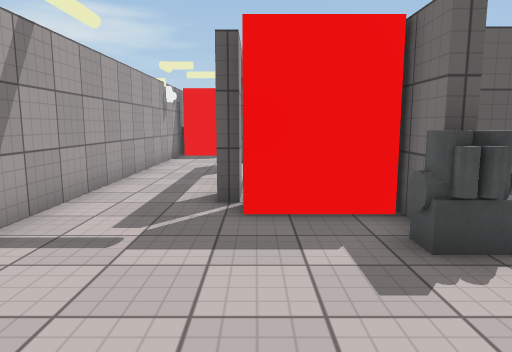
[1] (above)

20 first-person views from a walk through a Unity game level. The camera is 1.4 m above the floor, tilts 8° down and sees 70° across. The floor is counted in squares, 1 m on a side. Each view is taken from the middle of a square. On the plan, view 1 faces up. The plan holds only what a view shows up to about 16 squares ahead; the rest is blank. The player is left out. Door leaves are left out, so doorways stand open. Surface patterns are stand-ins for the level's own textures.

[2]
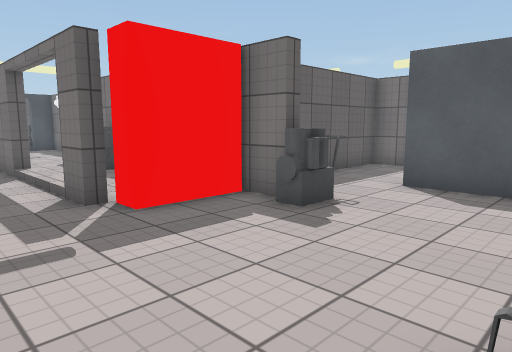

[3]
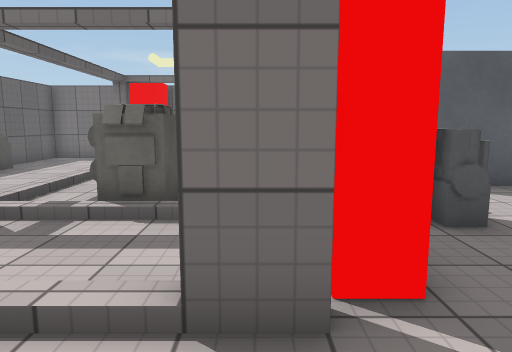

[4]
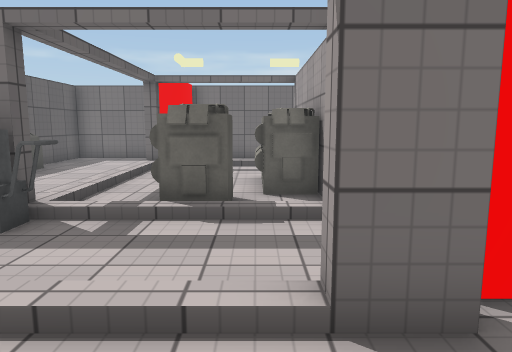

[5]
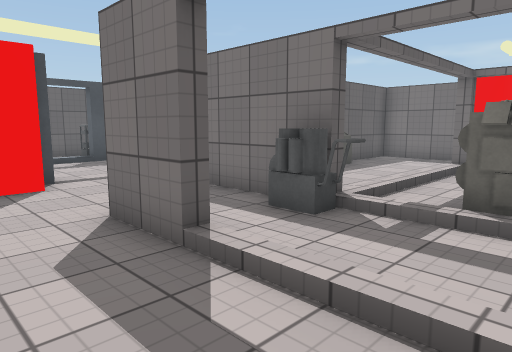

[6]
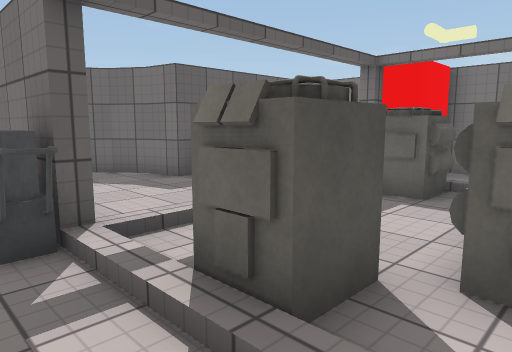

[7]
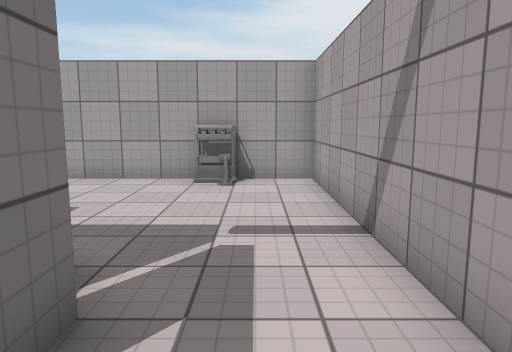

[8]
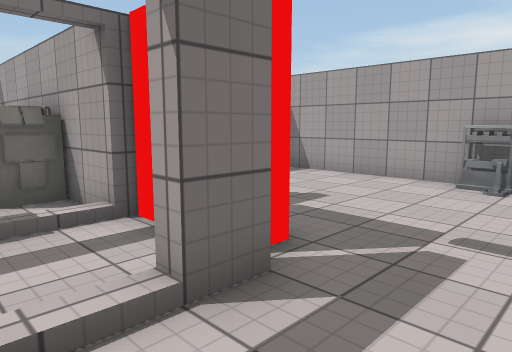

[9]
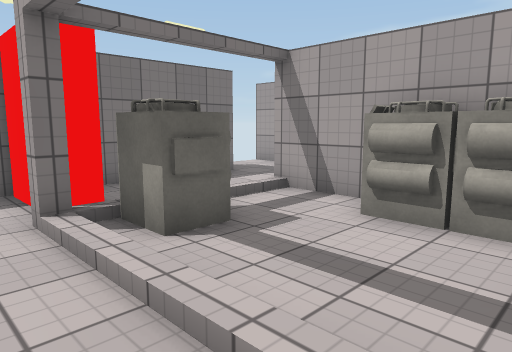

[10]
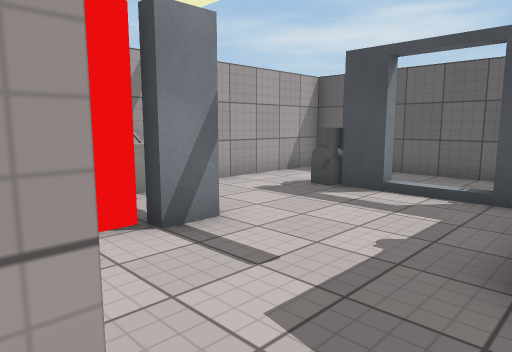

[11]
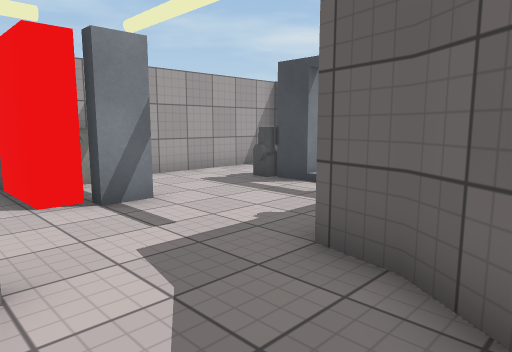

[12]
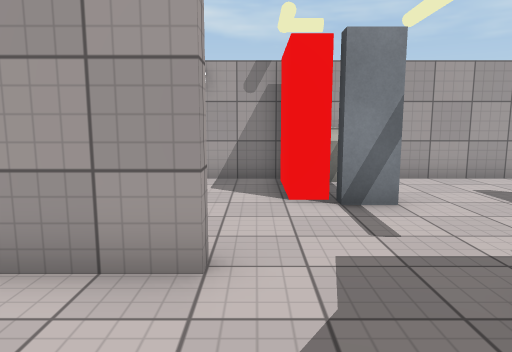

[13]
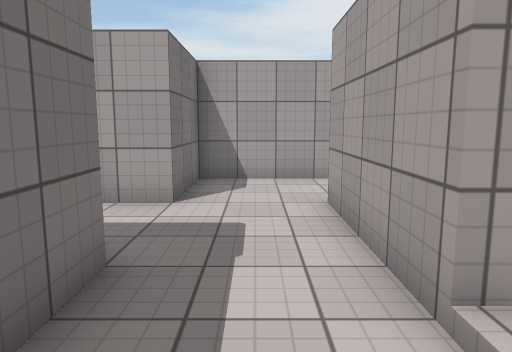

[14]
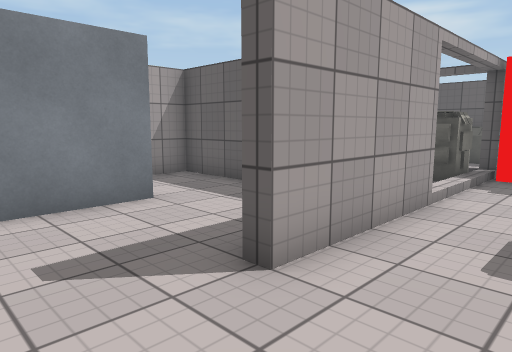

[15]
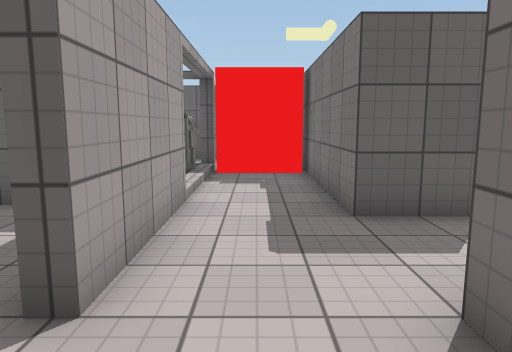

[16]
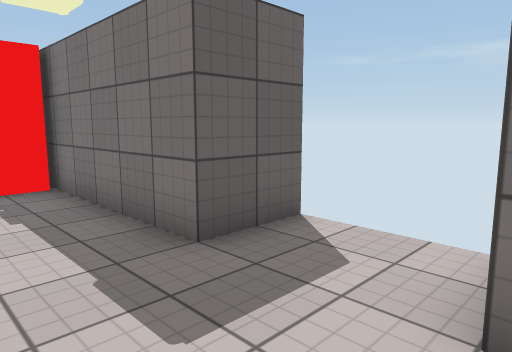

[17]
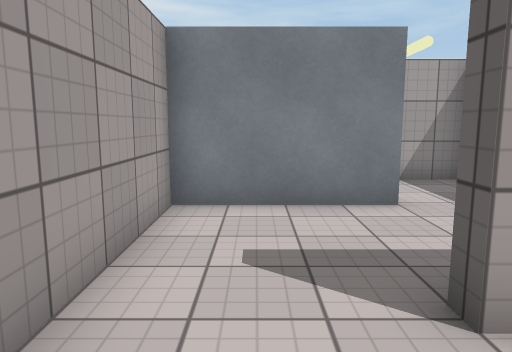

[18]
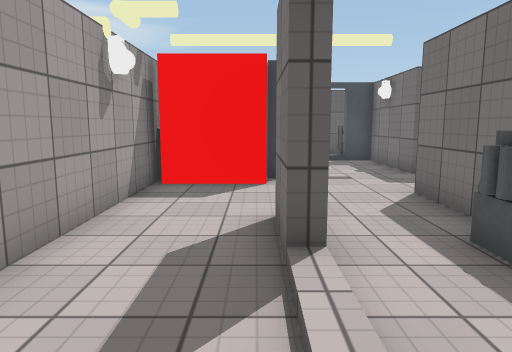

[19]
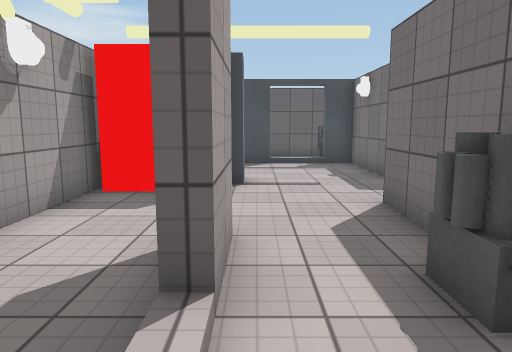

[20]
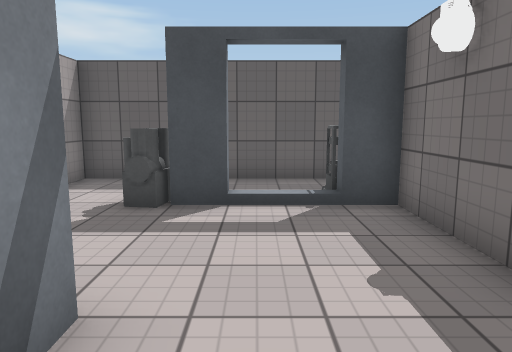

### Floor plan
Points are (right, up) in squares from view 1. A wall is a line through its corners. A room is listed if a view was taken in it or the views show most of it. See-through windows are left out.
Room 1 (views 1, 2, 3, 4, 5, 6, 7, 8, 9, 10, 11, 12, 13, 14, 15, 16, 17, 18, 19)
walls: (6.6, 6.3) (2.7, 6.3) (2.7, 4.5) (2.3, 4.5) (2.3, 6); (7.4, 6.7) (9.7, 6.7) (9.7, 2.5) (9.2, 2.5); (2.2, 5.6) (-0.2, 5.6) (-0.2, 6.5) (-0.7, 6.5) (-0.7, 7.5) (-0.3, 7.5) (-0.3, 6.5); (1.6, 6.4) (2.3, 6.4) (2.3, 6.7) (3.5, 6.7); (5.7, 3.6) (5.7, -0.5) (12.5, -0.5) (12.5, 2.5) (14.5, 2.5); (5.3, 1.1) (5.3, 3.5); (2.3, 12.4) (2.3, 13.6); (9.7, 11.8) (9.7, 11.2); (11, 11.4) (12.4, 11.4); (12.4, 10.6) (9.8, 10.6) (9.8, 11.1); (-0.3, 13.5) (-0.3, 11.5) (-0.7, 11.5) (-0.7, 13.5); (2.7, 15.5) (2.7, 13.5); (14.6, 5.6) (12.5, 5.6) (12.5, 15.5) (6.5, 15.5) (6.3, 16.6); (-3.5, 13.5) (-3.5, -0.5) (4.9, -0.5)
ways out: opening at (-2.5, 12.5) to room 2; opening at (3.3, 14.7) to room 2; opening at (5.5, 4.5) to room 3; opening at (7.5, 3) to room 3; open door at (15, 4)
objects: server (-1, 0); other object (2, 4) to (3, 4); other object (2, 11) to (2, 12); other object (3, 9) to (4, 10); other object (4, 7) to (5, 8); other object (6, 7) to (7, 8); computer (7, 15) to (9, 15); other object (8, 9) to (9, 11)
Room 2 (view 20)
walls: (-0.3, 18.6) (-0.3, 17.5) (-0.8, 17.5); (0.5, 22.8) (0.5, 22.3) (-0.5, 22.3); (2.3, 13.6) (2.3, 15.5) (2.7, 15.5); (0.5, 25.5) (-3.5, 25.5) (-3.5, 13.5); (6.3, 16.6) (5.6, 17.6) (4.6, 18.3) (3.5, 18.5) (3.5, 22.3) (2.5, 22.3)
ways out: opening at (-2.5, 12.5) to room 1; opening at (3.3, 14.7) to room 1; opening at (0, 24.5); opening at (1.5, 22)
objects: computer (-3, 17) to (-3, 19); other object (-2, 17) to (-1, 17); other object (-1, 22) to (-1, 24)
Room 3 (no view inside)
walls: (9.3, 5.1) (9.3, 6.3) (6.6, 6.3)
ways out: opening at (5.5, 4.5) to room 1; opening at (7.5, 3) to room 1

Where each view was taken, in squares from view 1:
view 1: 0 up, 0 right, facing up
view 2: 0 up, 3 left, facing up-right
view 3: 7 up, 3 left, facing right
view 4: 8 up, 3 left, facing right
view 5: 8 up, 3 left, facing up-right
view 6: 7 up, 1 right, facing up-right
view 7: 9 up, 2 left, facing down
view 8: 9 up, 3 left, facing down-right
view 9: 13 up, 4 right, facing down-right
view 10: 15 up, 4 right, facing up-left
view 11: 15 up, 6 right, facing up-left
view 12: 16 up, 6 right, facing left
view 13: 9 up, 11 right, facing down
view 14: 0 up, 12 right, facing up-left
view 15: 0 up, 11 right, facing up
view 16: 2 up, 10 right, facing up-right
view 17: 1 up, 12 right, facing left
view 18: 8 up, 1 left, facing up
view 19: 9 up, 0 right, facing up
view 20: 16 up, 1 right, facing up
